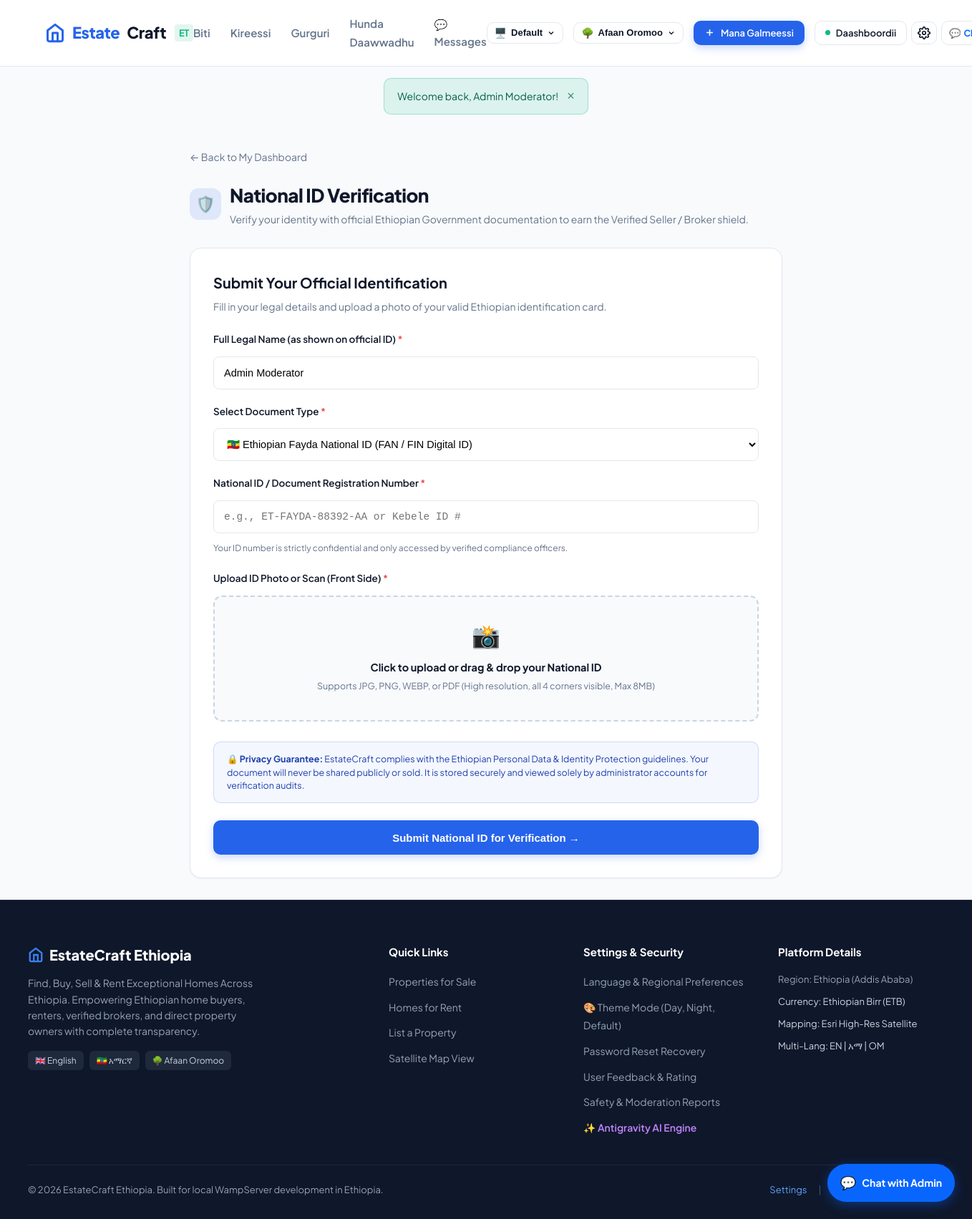
The page /user/verify_id.php?lang=om (signed in) on the database its author committed.
### tables this page shows
CREATE TABLE IF NOT EXISTS `users` (
  `id` INT UNSIGNED AUTO_INCREMENT PRIMARY KEY,
  `full_name` VARCHAR(100) NOT NULL,
  `email` VARCHAR(150) NOT NULL UNIQUE,
  `password_hash` VARCHAR(255) NULL COMMENT 'Null if registered via Google OAuth before setting password',
  `phone` VARCHAR(30) NULL,
  `phone_verified` TINYINT(1) DEFAULT 0,
  `otp_code` VARCHAR(10) NULL,
  `otp_expires_at` DATETIME NULL,
  `role` ENUM('user', 'broker', 'admin') NOT NULL DEFAULT 'user',
  `google_id` VARCHAR(100) NULL UNIQUE,
  `avatar` VARCHAR(255) NULL,
  `bio` TEXT NULL,
   
  `broker_agency` VARCHAR(150) NULL,
  `broker_license_no` VARCHAR(100) NULL,
  `broker_fee_percentage` DECIMAL(5,2) NULL DEFAULT 2.00 COMMENT 'Percentage commission for sales',
  `broker_fixed_fee` DECIMAL(10,2) NULL DEFAULT 0.00 COMMENT 'Fixed fee or rental placement fee',
  `broker_fee_notes` VARCHAR(255) NULL DEFAULT 'Standard 2% commission upon closing. No hidden upfront fees.',
  `preferred_language` VARCHAR(10) DEFAULT 'en',
  `theme_mode` VARCHAR(30) DEFAULT 'default' COMMENT 'light, dark, or default (system)',
  `ai_smart_alerts` TINYINT(1) DEFAULT 1,
  `ai_search_query` VARCHAR(255) NULL,
   
  `national_id_number` VARCHAR(100) NULL,
  `national_id_type` VARCHAR(50) DEFAULT 'fayda_national_id',
  `national_id_document` VARCHAR(255) NULL,
  `national_id_status` ENUM('unverified', 'pending', 'verified', 'rejected') NOT NULL DEFAULT 'unverified',
  `national_id_submitted_at` DATETIME NULL,
  `national_id_verified_at` DATETIME NULL,
  `national_id_rejection_reason` VARCHAR(255) NULL,
  `created_at` TIMESTAMP DEFAULT CURRENT_TIMESTAMP,
  `updated_at` TIMESTAMP DEFAULT CURRENT_TIMESTAMP ON UPDATE CURRENT_TIMESTAMP
);

### user/verify_id.php (the view, shortened to what this page needs)
<?php
$user = requireAuth();
$pdo = getDB();
$stmt = $pdo->prepare("SELECT * FROM users WHERE id = :id LIMIT 1");
$stmt->execute(['id' => $user['id']]);
$user = $stmt->fetch() ?: $user;
$idStatus = $user['national_id_status'] ?? 'unverified';
require_once __DIR__ . '/../includes/header.php';
?>
<div class="dashboard-container" style="max-width: 860px; margin: 30px auto; padding: 0 16px;">
    <div style="margin-bottom: 20px;">
        <a href="<?= BASE_URL ?>/user/dashboard.php" style="color: var(--text-muted); text-decoration: none; font-size: 14px; display: inline-flex; align-items: center; gap: 6px;">
            &larr; Back to My Dashboard
        </a>
    </div>
    <div style="margin-bottom: 28px;">
        <div style="display: flex; align-items: center; gap: 12px; margin-bottom: 8px;">
            <div style="width: 44px; height: 44px; border-radius: 12px; background: rgba(37, 99, 235, 0.12); color: var(--primary); display: flex; align-items: center; justify-content: center; font-size: 22px;">
                🛡️
            </div>
            <div>
                <h1 style="font-size: 26px; font-weight: 800; color: var(--secondary); letter-spacing: -0.02em; margin: 0;">
                    National ID Verification
                </h1>
                <p style="color: var(--text-muted); font-size: 14px; margin: 2px 0 0;">
                    Verify your identity with official Ethiopian Government documentation to earn the Verified Seller / Broker shield.
                </p>
            </div>
        </div>
    </div>
    <div id="reuploadFormSection" style="<?= ($idStatus === 'pending' || $idStatus === 'verified') ? 'display: none;' : 'display: block;' ?>">
        <div style="background: #ffffff; border: 1px solid var(--border-color); border-radius: 16px; padding: 32px; box-shadow: var(--shadow-sm);">
            <h2 style="font-size: 20px; font-weight: 700; color: var(--secondary); margin-bottom: 6px;">
                <?= ($idStatus === 'rejected') ? 'Re-Submit National ID for Verification' : 'Submit Your Official Identification' ?>
            </h2>
            <p style="color: var(--text-muted); font-size: 14px; margin-bottom: 24px;">
                Fill in your legal details and upload a photo of your valid Ethiopian identification card.
            </p>
            <form action="<?= BASE_URL ?>/user/verify_id.php" method="POST" enctype="multipart/form-data">
                <div class="form-group" style="margin-bottom: 20px;">
                    <label style="display: block; font-size: 13.5px; font-weight: 600; color: var(--secondary); margin-bottom: 6px;">
                        Full Legal Name (as shown on official ID) <span style="color: #ef4444;">*</span>
                    </label>
                    <input
                        type="text"
                        name="legal_name"
                        class="form-control"
                        value="<?= htmlspecialchars($user['full_name']) ?>"
                        required
                        style="width: 100%; height: 46px; border: 1px solid var(--border-color); border-radius: 8px; padding: 0 14px; font-size: 14.5px;"
                    />
                </div>
                <div class="form-group" style="margin-bottom: 20px;">
                    <label style="display: block; font-size: 13.5px; font-weight: 600; color: var(--secondary); margin-bottom: 6px;">
                        Select Document Type <span style="color: #ef4444;">*</span>
                    </label>
                    <select
                        name="id_type"
                        class="form-control"
                        required
                        style="width: 100%; height: 46px; border: 1px solid var(--border-color); border-radius: 8px; padding: 0 14px; font-size: 14.5px; background: #fff;"
                    >
                        <option value="fayda_national_id" <?= ($user['national_id_type'] ?? '') === 'fayda_national_id' ? 'selected' : '' ?>>
                            🇪🇹 Ethiopian Fayda National ID (FAN / FIN Digital ID)
                        </option>
                    </select>
                </div>
                <div class="form-group" style="margin-bottom: 22px;">
                    <label style="display: block; font-size: 13.5px; font-weight: 600; color: var(--secondary); margin-bottom: 6px;">
                        National ID / Document Registration Number <span style="color: #ef4444;">*</span>
                    </label>
                    <input
                        type="text"
                        name="id_number"
                        class="form-control"
                        placeholder="e.g., ET-FAYDA-88392-AA or Kebele ID #"
                        value="<?= htmlspecialchars($user['national_id_number'] ?? '') ?>"
                        required
                        style="width: 100%; height: 46px; border: 1px solid var(--border-color); border-radius: 8px; padding: 0 14px; font-size: 14.5px; font-family: monospace;"
                    />
                    <small style="color: var(--text-muted); font-size: 12px; margin-top: 4px; display: block;">
                        Your ID number is strictly confidential and only accessed by verified compliance officers.
                    </small>
                </div>
                <div class="form-group" style="margin-bottom: 28px;">
                    <label style="display: block; font-size: 13.5px; font-weight: 600; color: var(--secondary); margin-bottom: 6px;">
                        Upload ID Photo or Scan (Front Side) <span style="color: #ef4444;">*</span>
                    </label>
                    <div style="border: 2px dashed #cbd5e1; border-radius: 12px; padding: 28px 20px; text-align: center; background: #f8fafc; cursor: pointer; transition: border-color 0.2s;" onclick="document.getElementById('id_document_input').click()">
                        <div style="font-size: 32px; margin-bottom: 8px;">📸</div>
                        <div style="font-size: 14.5px; font-weight: 700; color: var(--secondary); margin-bottom: 4px;">
                            Click to upload or drag & drop your National ID
                        </div>
                        <div style="font-size: 12.5px; color: var(--text-muted);">
                            Supports JPG, PNG, WEBP, or PDF (High resolution, all 4 corners visible, Max 8MB)
                        </div>
                    </div>
                </div>
                <div style="background: rgba(37, 99, 235, 0.05); border: 1px solid rgba(37, 99, 235, 0.2); border-radius: 10px; padding: 14px 18px; margin-bottom: 24px; font-size: 12.5px; color: #1e40af; line-height: 1.5;">
                    🔒 <strong>Privacy Guarantee:</strong> EstateCraft complies with the Ethiopian Personal Data & Identity Protection guidelines. Your document will never be shared publicly or sold. It is stored securely and viewed solely by administrator accounts for verification audits.
                </div>
                <button type="submit" class="btn btn-primary" style="width: 100%; height: 48px; font-size: 15px; font-weight: 700; border-radius: 10px;">
                    Submit National ID for Verification &rarr;
                </button>
            </form>
        </div>
    </div>
</div>
<?php require_once __DIR__ . '/../includes/footer.php'; ?>

### assets/css/style.css (style rules this page uses)
:root { --primary: #2563eb; --primary-hover: #1d4ed8; --primary-light: rgba(37, 99, 235, 0.1); --primary-gradient: linear-gradient(135deg, #2563eb 0%, #1e40af 100%); --secondary: #0f172a; --accent: #f59e0b; --accent-light: rgba(245, 158, 11, 0.12); --success: #10b981; --success-light: rgba(16, 185, 129, 0.12); --danger: #ef4444; --danger-light: rgba(239, 68, 68, 0.12); --warning: #f59e0b; --bg-main: #f8fafc; --bg-card: #ffffff; --bg-dark: #0f172a; --bg-dark-card: #1e293b; --text-main: #0f172a; --text-muted: #64748b; --text-light: #94a3b8; --border-color: #e2e8f0; --border-dark: #334155; --shadow-sm: 0 1px 2px 0 rgba(0, 0, 0, 0.05); --shadow-md: 0 4px 6px -1px rgba(0, 0, 0, 0.1), 0 2px 4px -2px rgba(0, 0, 0, 0.06); --shadow-lg: 0 10px 15px -3px rgba(0, 0, 0, 0.1), 0 4px 6px -4px rgba(0, 0, 0, 0.05); --shadow-xl: 0 20px 25px -5px rgba(0, 0, 0, 0.1), 0 8px 10px -6px rgba(0, 0, 0, 0.05); --shadow-hover: 0 25px 30px -10px rgba(37, 99, 235, 0.15); --radius-sm: 6px; --radius-md: 10px; --radius-lg: 16px; --radius-xl: 24px; --radius-full: 9999px; --transition-fast: 0.15s ease; --transition-normal: 0.25s ease; }
* { box-sizing: border-box; margin: 0; padding: 0; }
body { font-family: 'Plus Jakarta Sans', -apple-system, BlinkMacSystemFont, 'Segoe UI', Roboto, sans-serif; background-color: var(--bg-main); color: var(--text-main); line-height: 1.6; -webkit-font-smoothing: antialiased; min-height: 100vh; display: flex; flex-direction: column; }
a { color: var(--primary); text-decoration: none; transition: color var(--transition-fast); }
.btn { display: inline-flex; align-items: center; justify-content: center; gap: 8px; font-weight: 600; font-size: 14px; padding: 10px 20px; border-radius: var(--radius-md); cursor: pointer; border: 1px solid transparent; transition: all var(--transition-fast); white-space: nowrap; }
.btn-primary { background: var(--primary); color: #ffffff !important; box-shadow: 0 4px 12px rgba(37, 99, 235, 0.25); }
.form-group { display: flex; flex-direction: column; gap: 7px; }
.dashboard-container { max-width: 1280px; margin: 30px auto 60px; padding: 0 24px; }
:root { --theme-transition: background-color 0.25s ease, color 0.25s ease, border-color 0.25s ease; }
body { transition: var(--theme-transition); }

### rows shown on the page
users: legal_name "Admin Moderator", id_type "🇪🇹 Ethiopian Fayda National ID (FAN / FIN Digital ID)"

### other values the page prints
__('nav_buy', 'Buy') "Biti"
__('nav_rent', 'Rent') "Kireessi"
__('nav_sell', 'Sell') "Gurguri"
__('nav_explore', 'Explore All') "Hunda Daawwadhu"
__('nav_chat', 'Messages') "Messages"
$availableLangs[$currentLang]['flag'] "🌳"
$availableLangs[$currentLang]['native'] "Afaan Oromoo"
__('nav_post_property', 'Post Property') "Mana Galmeessi"
__('nav_dashboard', 'Dashboard') "Daashboordii"
$_SESSION['flash_success'] "Welcome back, Admin Moderator!"
SITE_NAME "EstateCraft Ethiopia"
SITE_TAGLINE "Find, Buy, Sell & Rent Exceptional Homes Across Ethiopia"
